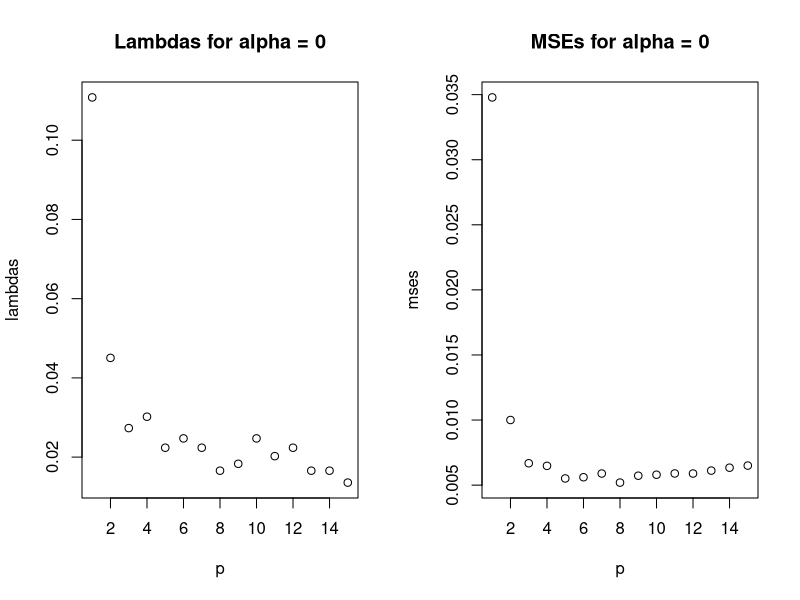

Reproduce this figure in R. (Note: this script raises an error after producing the figure.)
## ---- chunk 1
library(glmnet())
data <- read.csv("Quality.csv")
Y <- ts(data)
t <- as.vector(time(Y))
poly.Time = poly(t, 15)

X <- model.matrix(~ poly.Time) # 180x15 
y <- as.vector(Y) # 180x1


Time.test = c(5, 14, 29, 30, 36, 39, 66, 71, 79, 84, 85, 96, 109, 
              112, 135, 136, 139, 146, 156, 171)
Time.train = t[-Time.test]

X.train <- X[Time.train, 2:16]
X.test <- X[Time.test, 2:16]

y.train <-y[Time.train]
y.test <- y[Time.test]

Log.Lambda.Seq = seq(-7, 3, by = 0.1)
Lambda.Seq = c(0, exp(Log.Lambda.Seq))

for (ALPHA in c(0, 0.5, 1)) {
  lambdas <- c()
  mses <- c()
  for (p in 1:15){
    # 1) Fit model to training data
    Xmatrix <- X.train[, 1:p]
    if (p == 1){
      Xmatrix <- cbind(0, Xmatrix)
    }
    
    CV = cv.glmnet(Xmatrix, y.train, type.measure="mse", lambda= Lambda.Seq,  alpha=ALPHA, family="gaussian") # ridge
    lambdas <- c(lambdas, CV$lambda.1se)
    mses <- c(mses, CV$cvm[CV$index[2]])
  }
  p <- c(1:15)
  par(mfrow=c(1, 2))
  plot(x=p, lambdas, main = sprintf("Lambdas for alpha = %s", ALPHA))
  plot(x=p, mses, main = sprintf("MSEs for alpha = %s", ALPHA))
  print("Chosen p:")
  best_p = which.min(mses)
  print(best_p)
  print("MSE:")
  print(mses(best_p))
  print("lambda:")
  print(lambdas(best_p))

}
## ---- chunk 2
## alpha = 0, p=9
X.train.alpha0 <- X.train[, 1:9]
model.alpha0 = cv.glmnet(X.train.alpha0, y.train, type.measure="mse", lambda= Lambda.Seq, alpha=0, family="gaussian")
alpha0.coeffs = matrix(predict(model.alpha0,type="coef"),ncol=1)
fitted.alpha0 = cbind(1,X.train.alpha0)%*%alpha0.coeffs
plot(y.train, fitted.alpha0, 
    xlab = "training Y", ylab = "fitted Y",
    main = "Alpha = 0")


## alpha = 0.5, p=7
X.train.alpha05 <- X.train[, 1:7]
model.alpha05 = cv.glmnet(X.train.alpha05, y.train, type.measure="mse", lambda= Lambda.Seq, alpha=0.5, family="gaussian")
alpha05.coeffs = matrix(predict(model.alpha05,type="coef"),ncol=1)
fitted.alpha05 = cbind(1,X.train.alpha05)%*%alpha05.coeffs
plot(y.train, fitted.alpha05, 
     xlab = "training Y", ylab = "fitted Y",
     main = "Alpha = 0.5")

## alpha = 1, p=8
X.train.alpha1 <- X.train[, 1:8]
model.alpha1 = cv.glmnet(X.train.alpha1, y.train, type.measure="mse", lambda= Lambda.Seq, alpha=1, family="gaussian")
alpha1.coeffs = matrix(predict(model.alpha1,type="coef"),ncol=1)
fitted.alpha1 = cbind(1,X.train.alpha1)%*%alpha1.coeffs
plot(y.train, fitted.alpha1, 
     xlab = "training Y", ylab = "fitted Y", 
     main = "Alpha = 1")

## ---- chunk 3
residuals.alpha0 = y.train- fitted.alpha0
par(mfrow=c(1, 2))
plot(residuals.alpha0, main = "Residuals for alpha = 0")
abline(h=0)
acf(residuals.alpha0)
## ---- chunk 4
residuals.alpha05 = y.train- fitted.alpha05
par(mfrow=c(1, 2))
plot(residuals.alpha05, main = "Residuals for alpha = 0.5")
abline(h=0)
acf(residuals.alpha05)
## ---- chunk 5
residuals.alpha1 = y.train- fitted.alpha1
par(mfrow=c(1, 2))
plot(residuals.alpha1, main = "Residuals for alpha = 1")
abline(h=0)
acf(residuals.alpha1)
